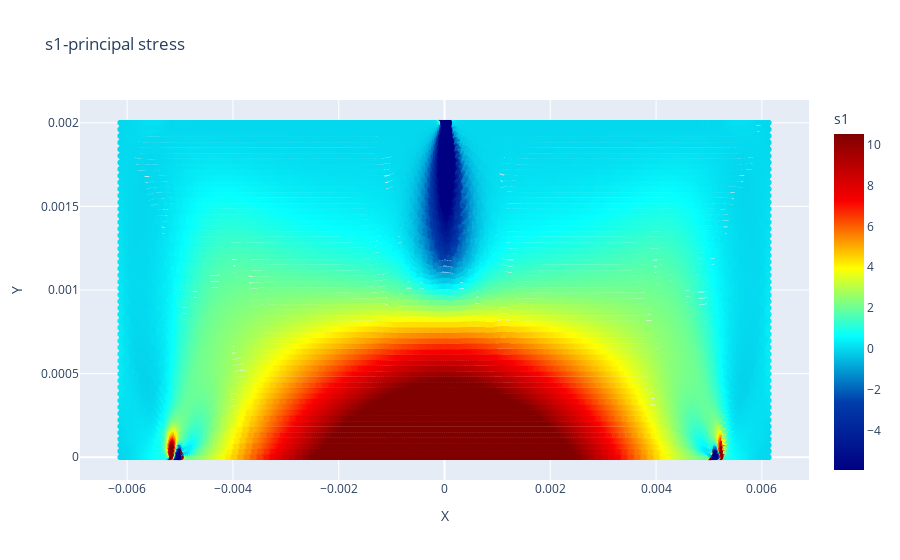
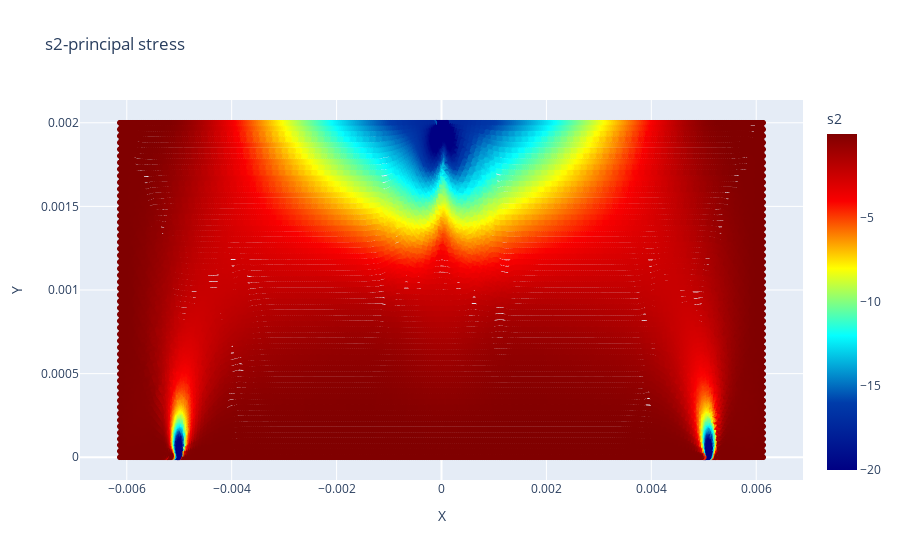
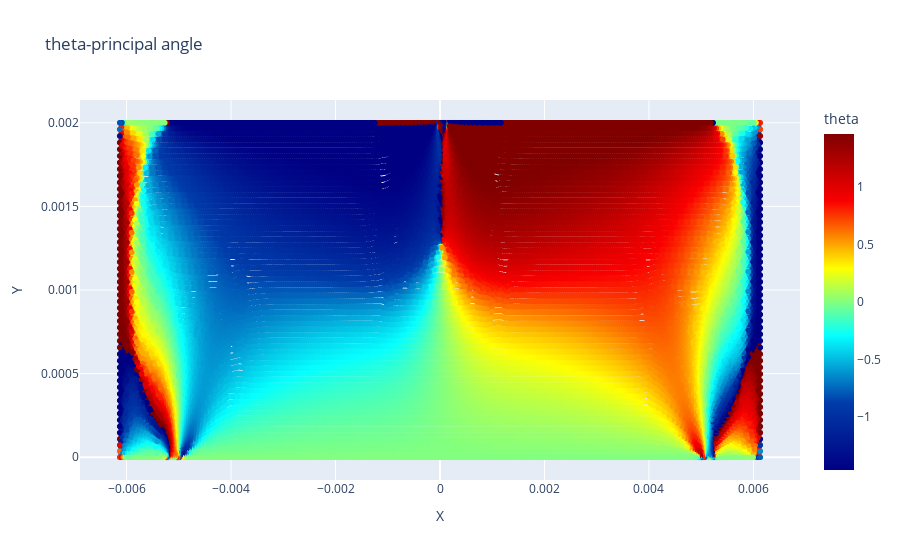

The cell these charts' notebook holds for them, in order:
### Code cell
import pandas as pd
import plotly.express as px

# Read the data
df = pd.read_csv('COMSOL_simulation_stresses.csv')

# Create subplots for s1, s2, and theta
s1_range = [df['s1'].quantile(0.05), df['s1'].quantile(0.95)]
fig_s1 = px.scatter(df, x='X', y='Y', color='s1', title='s1-principal stress',
                    color_continuous_scale='jet', range_color=s1_range)
fig_s1.show()

s2_range = [df['s2'].quantile(0.05), df['s2'].quantile(0.95)]
fig_s2 = px.scatter(df, x='X', y='Y', color='s2', title='s2-principal stress',
                    color_continuous_scale='jet', range_color=s2_range)
fig_s2.show()

theta_range = [df['theta'].quantile(0.05), df['theta'].quantile(0.95)]
fig_theta = px.scatter(df, x='X', y='Y', color='theta', title='theta-principal angle',
                      color_continuous_scale='jet', range_color=theta_range)
fig_theta.show()

### Figure 1 — Plotly figure (JSON) as saved in the notebook; plotly's stock layout.template omitted (floating-point values rounded to 4 significant figures; data arrays with more than 128 entries replaced by an {"elided": "..."} marker saying what was removed)
{"data": [{"hovertemplate": "X=%{x}<br>Y=%{y}<br>s1=%{marker.color}<extra></extra>", "legendgroup": "", "marker": {"color": {"elided": "27995 float values"}, "coloraxis": "coloraxis", "symbol": "circle"}, "mode": "markers", "name": "", "showlegend": false, "type": "scattergl", "x": {"elided": "27995 float values"}, "xaxis": "x", "y": {"elided": "27995 float values"}, "yaxis": "y"}], "layout": {"coloraxis": {"cmax": 10.51, "cmin": -5.912, "colorbar": {"title": {"text": "s1"}}, "colorscale": [[0, "rgb(0,0,131)"], [0.2, "rgb(0,60,170)"], [0.4, "rgb(5,255,255)"], [0.6, "rgb(255,255,0)"], [0.8, "rgb(250,0,0)"], [1, "rgb(128,0,0)"]]}, "legend": {"tracegroupgap": 0}, "title": {"text": "s1-principal stress"}, "xaxis": {"anchor": "y", "domain": [0, 1], "title": {"text": "X"}}, "yaxis": {"anchor": "x", "domain": [0, 1], "title": {"text": "Y"}}}}

### Figure 2 — Plotly figure (JSON) as saved in the notebook; plotly's stock layout.template omitted (floating-point values rounded to 4 significant figures; data arrays with more than 128 entries replaced by an {"elided": "..."} marker saying what was removed)
{"data": [{"hovertemplate": "X=%{x}<br>Y=%{y}<br>s2=%{marker.color}<extra></extra>", "legendgroup": "", "marker": {"color": {"elided": "27995 float values"}, "coloraxis": "coloraxis", "symbol": "circle"}, "mode": "markers", "name": "", "showlegend": false, "type": "scattergl", "x": {"elided": "27995 float values"}, "xaxis": "x", "y": {"elided": "27995 float values"}, "yaxis": "y"}], "layout": {"coloraxis": {"cmax": -0.006948, "cmin": -20.04, "colorbar": {"title": {"text": "s2"}}, "colorscale": [[0, "rgb(0,0,131)"], [0.2, "rgb(0,60,170)"], [0.4, "rgb(5,255,255)"], [0.6, "rgb(255,255,0)"], [0.8, "rgb(250,0,0)"], [1, "rgb(128,0,0)"]]}, "legend": {"tracegroupgap": 0}, "title": {"text": "s2-principal stress"}, "xaxis": {"anchor": "y", "domain": [0, 1], "title": {"text": "X"}}, "yaxis": {"anchor": "x", "domain": [0, 1], "title": {"text": "Y"}}}}

### Figure 3 — Plotly figure (JSON) as saved in the notebook; plotly's stock layout.template omitted (floating-point values rounded to 4 significant figures; data arrays with more than 128 entries replaced by an {"elided": "..."} marker saying what was removed)
{"data": [{"hovertemplate": "X=%{x}<br>Y=%{y}<br>theta=%{marker.color}<extra></extra>", "legendgroup": "", "marker": {"color": {"elided": "27995 float values"}, "coloraxis": "coloraxis", "symbol": "circle"}, "mode": "markers", "name": "", "showlegend": false, "type": "scattergl", "x": {"elided": "27995 float values"}, "xaxis": "x", "y": {"elided": "27995 float values"}, "yaxis": "y"}], "layout": {"coloraxis": {"cmax": 1.461, "cmin": -1.461, "colorbar": {"title": {"text": "theta"}}, "colorscale": [[0, "rgb(0,0,131)"], [0.2, "rgb(0,60,170)"], [0.4, "rgb(5,255,255)"], [0.6, "rgb(255,255,0)"], [0.8, "rgb(250,0,0)"], [1, "rgb(128,0,0)"]]}, "legend": {"tracegroupgap": 0}, "title": {"text": "theta-principal angle"}, "xaxis": {"anchor": "y", "domain": [0, 1], "title": {"text": "X"}}, "yaxis": {"anchor": "x", "domain": [0, 1], "title": {"text": "Y"}}}}
